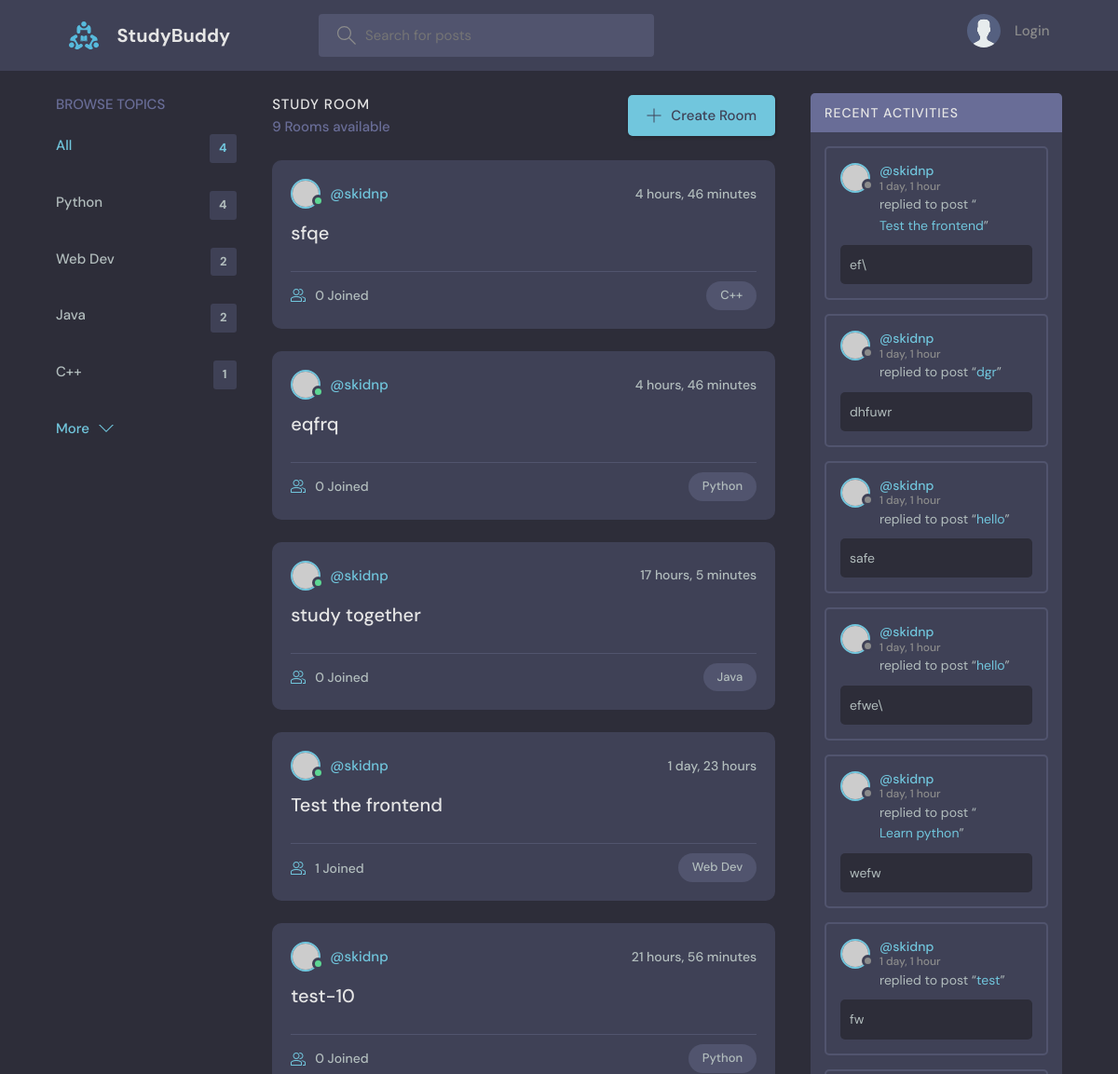
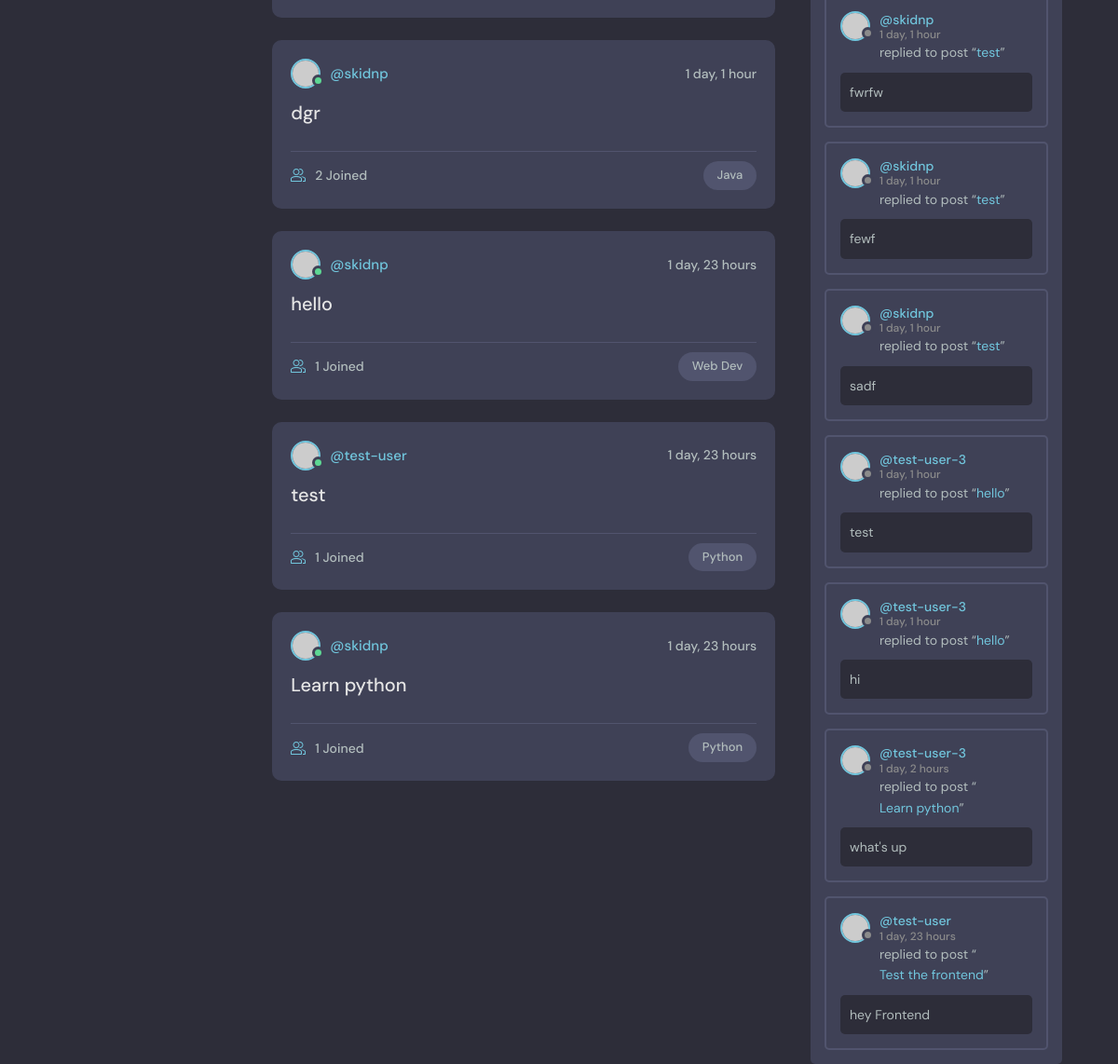
Before: / with the older database file (2 pictures, top to bottom).
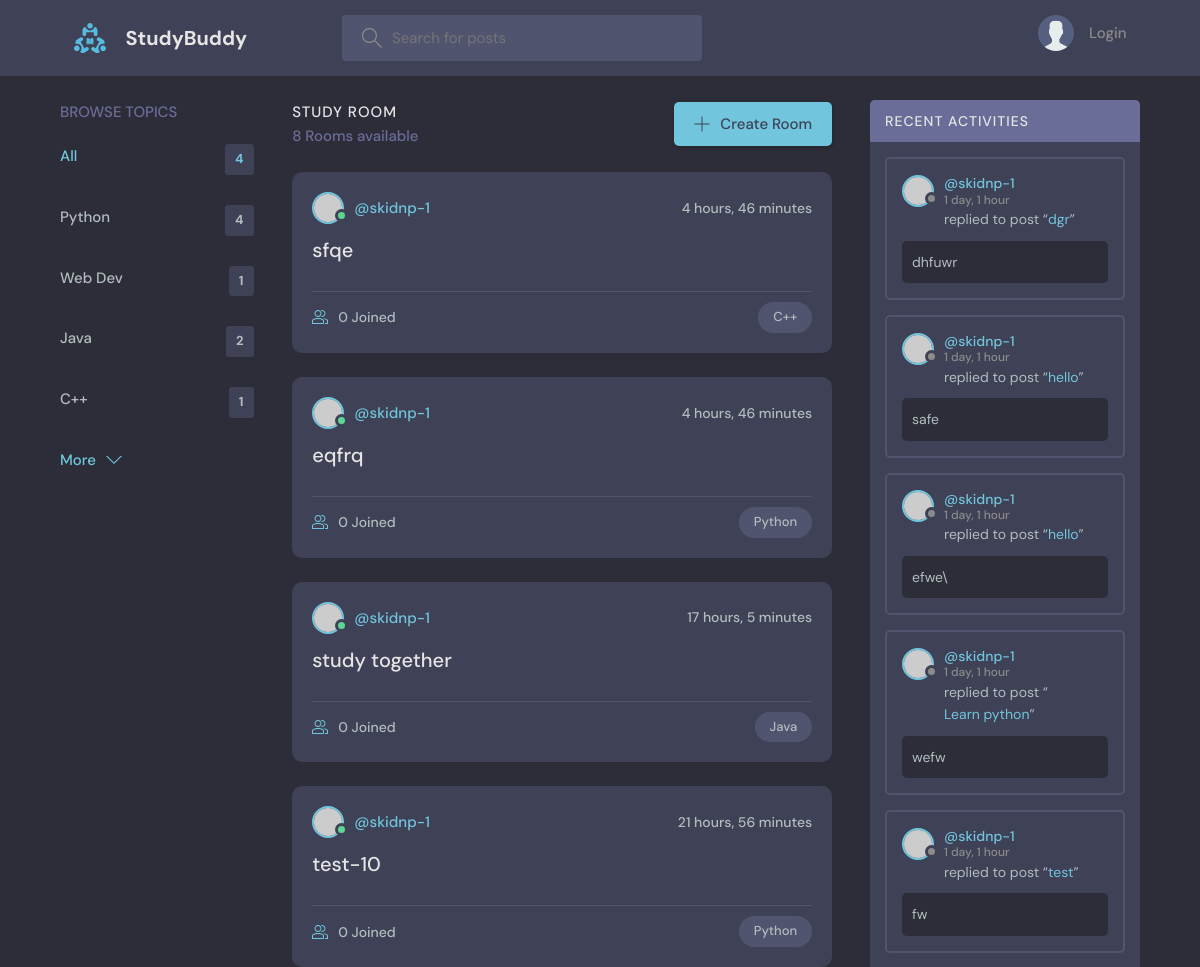
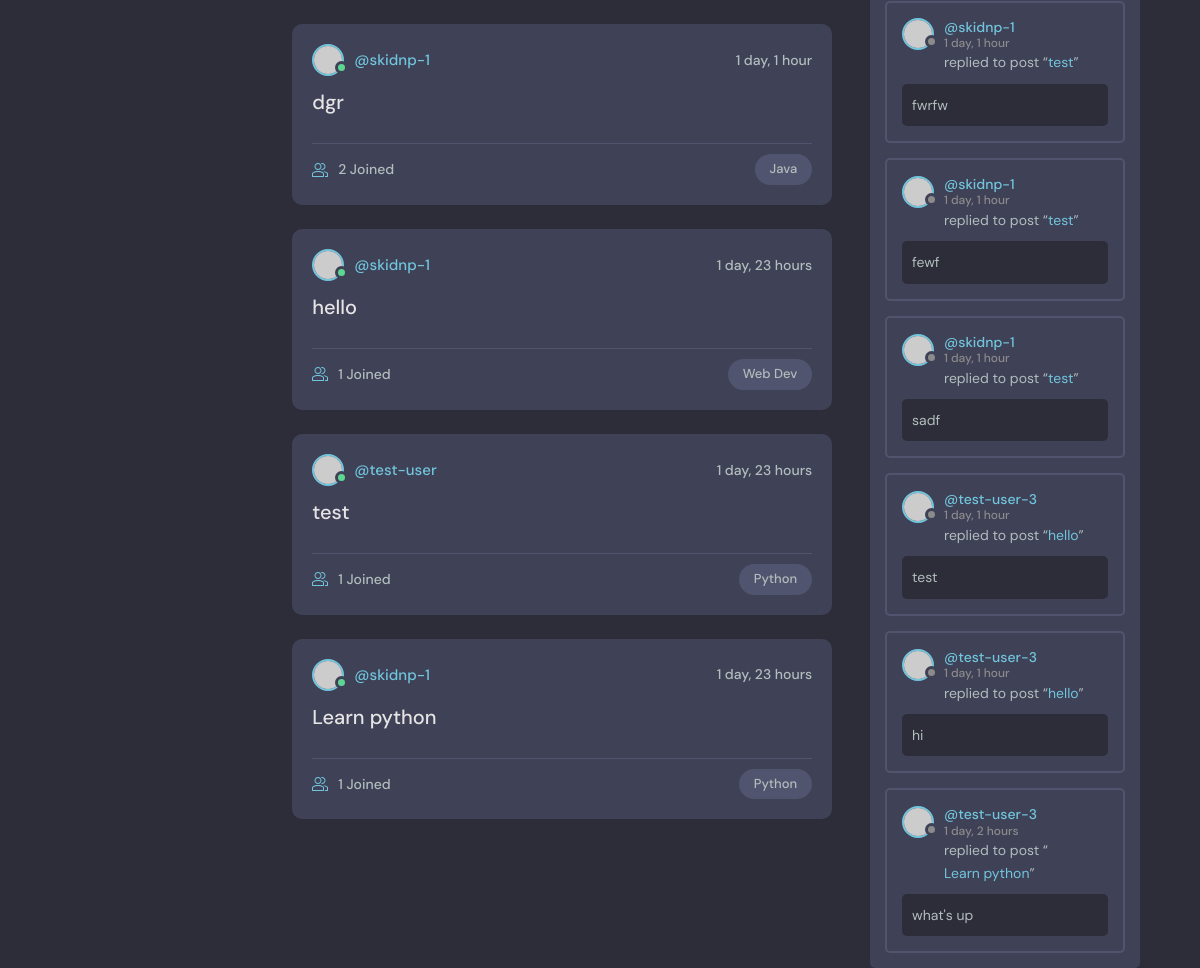
After: the same page with the newer database file (2 pictures, top to bottom).
### base/models.py (models this page shows, shortened)
class Topic(models.Model):
    name = models.CharField(max_length=200)

class Room(models.Model):
    host = models.ForeignKey(User, on_delete=models.SET_NULL, null=True)
    topic = models.ForeignKey(Topic, on_delete=models.SET_NULL, null=True)
    name = models.CharField(max_length=200)
    description = models.TextField(null=True, blank=True)
    participants = models.ManyToManyField(User, related_name='participants', blank=True)
    updated = models.DateTimeField(auto_now=True)
    created = models.DateTimeField(auto_now_add=True)
    class Meta:
        ordering = ['-updated', '-created']
    def __str__(self):
        return self.name

class Message(models.Model):
    user = models.ForeignKey(User, on_delete=models.CASCADE)
    room = models.ForeignKey(Room, on_delete=models.CASCADE)
    body = models.TextField()
    updated = models.DateTimeField(auto_now=True)
    created = models.DateTimeField(auto_now_add=True)
    class Meta:
        ordering = ['-updated', '-created']

### base/views.py (the view)
# urls.py: path('',views.home, name="home"),
def home(request):
    q = request.GET.get('q') if request.GET.get('q') != None else ''
    rooms = Room.objects.filter(
        Q(topic__name__icontains=q) |
        Q(name__icontains=q) |
        Q(description__icontains=q)
        )
    topics = Topic.objects.all()
    room_count = rooms.count()
    room_messages = Message.objects.filter(Q(room__topic__name__icontains=q))
    context = {'rooms': rooms, 'topics':topics, 'room_count':room_count, 'room_messages':room_messages}
    return render(request, 'base/home.html', context)

### base/templates/base/home.html (shortened to what this page needs)
{% extends 'main.html' %}
{% block content %}
    <main class="layout layout--3">
      <div class="container">
        {% include 'base/topic_component.html' %}
        <div class="roomList">
          <div class="roomList__header">
            <div>
              <h2>Study Room</h2>
              <p>{{room_count}} Rooms available</p>
            </div>
            <a class="btn btn--main" href="{% url 'create-room' %}">
              <svg version="1.1" xmlns="http://www.w3.org/2000/svg" width="32" height="32" viewBox="0 0 32 32">
                <title>add</title>
                <path
                  d="M16.943 0.943h-1.885v14.115h-14.115v1.885h14.115v14.115h1.885v-14.115h14.115v-1.885h-14.115v-14.115z"
                ></path>
              </svg>
              Create Room
            </a>
          </div>
          {% include 'base/feed_component.html' %}
        </div>
        {% include 'base/activity_component.html' %}
      </div>
    </main>
{% endblock %}

### base/templates/base/topic_component.html
<div class="topics">
    <div class="topics__header">
      <h2>Browse Topics</h2>
    </div>
    <ul class="topics__list">
      <li>
        <a href="{% url 'home' %}" class="active">All <span>{{topics.count}}</span></a>
      </li>
      {% for topic in topics %}
      <li>
        <a href="{% url 'home' %}?q={{topic.name}}">{{topic.name}}<span>{{topic.room_set.all.count}}</span></a>
      </li>
      {% endfor %}
    </ul>
    <a class="btn btn--link" href="/">
      More
      <svg version="1.1" xmlns="http://www.w3.org/2000/svg" width="32" height="32" viewBox="0 0 32 32">
        <title>chevron-down</title>
        <path d="M16 21l-13-13h-3l16 16 16-16h-3l-13 13z"></path>
      </svg>
    </a>
  </div>

### base/templates/base/feed_component.html (shortened to what this page needs)
{% for room in rooms %}
<div class="roomListRoom">
    <div class="roomListRoom__header">
      <a href="{% url 'user-profile' room.host.id %}" class="roomListRoom__author">
        <div class="avatar avatar--small active">
          <img src="https://randomuser.me/api/portraits/men/11.jpg" />
        </div>
        <span>@{{room.host.username}}</span>
      </a>
      <div class="roomListRoom__actions">
        <span>{{room.created|timesince}}</span>
      </div>
    </div>
    <div class="roomListRoom__content">
      <a href="{% url 'room' room.id %}">{{room.name}}</a>
    </div>
    <div class="roomListRoom__meta">
      <a href="{% url 'room' room.id %}"class="roomListRoom__joined">
        {{room.participants.all.count}} Joined
      </a>
      <p class="roomListRoom__topic">{{room.topic.name}}</p>
    </div>
  </div>
{% endfor %}

### base/templates/base/activity_component.html (shortened to what this page needs)
<div class="activities">
    <div class="activities__header">
      <h2>Recent Activities</h2>
    </div>
    {% for message in room_messages %}
    <div class="activities__box">
      <div class="activities__boxHeader roomListRoom__header">
        <a href="{% url 'user-profile' message.user.id %}" class="roomListRoom__author">
          <div class="avatar avatar--small">
            <img src="https://randomuser.me/api/portraits/women/11.jpg" />
          </div>
          <p>
            @{{message.user}}
            <span>{{message.created|timesince}}</span>
          </p>
        </a>
      </div>
      <div class="activities__boxContent">
        <p>replied to post “<a href="{% url 'room' message.room.id %}">{{message.room}}</a>”</p>
        <div class="activities__boxRoomContent">
            {{message.body}}
        </div>
      </div>
    </div>
    {% endfor %}
  </div>

Changed rows visible on the page:
removed Room: host.username "skidnp", created "1 day, 23 hours", name "Test the frontend", participants.all.count "1", topic.name "Web Dev"
removed Message: user "skidnp", created "1 day, 1 hour", room "Test the frontend", body "ef\\"
removed Message: user "test-user", created "1 day, 23 hours", room "Test the frontend", body "hey Frontend"
computed for Topic "Web Dev": room_set.all.count "2" → "1"
changed through a linked row, Room "sfqe": host.username "skidnp" → "skidnp-1"
changed through a linked row, Room "eqfrq": host.username "skidnp" → "skidnp-1"
changed through a linked row, Room "study together": host.username "skidnp" → "skidnp-1"
changed through a linked row, Room "test-10": host.username "skidnp" → "skidnp-1"
changed through a linked row, Room "dgr": host.username "skidnp" → "skidnp-1"
changed through a linked row, Room "hello": host.username "skidnp" → "skidnp-1"
changed through a linked row, Room "Learn python": host.username "skidnp" → "skidnp-1"
changed through a linked row, Message "dhfuwr": user "skidnp" → "skidnp-1"
changed through a linked row, Message "safe": user "skidnp" → "skidnp-1"
changed through a linked row, Message "efwe\\": user "skidnp" → "skidnp-1"
changed through a linked row, Message "wefw": user "skidnp" → "skidnp-1"
changed through a linked row, Message "fw": user "skidnp" → "skidnp-1"
changed through a linked row, Message "fwrfw": user "skidnp" → "skidnp-1"
changed through a linked row, Message "fewf": user "skidnp" → "skidnp-1"
changed through a linked row, Message "sadf": user "skidnp" → "skidnp-1"
Other visible differences:
{{ room_count }}: "9" → "8"
